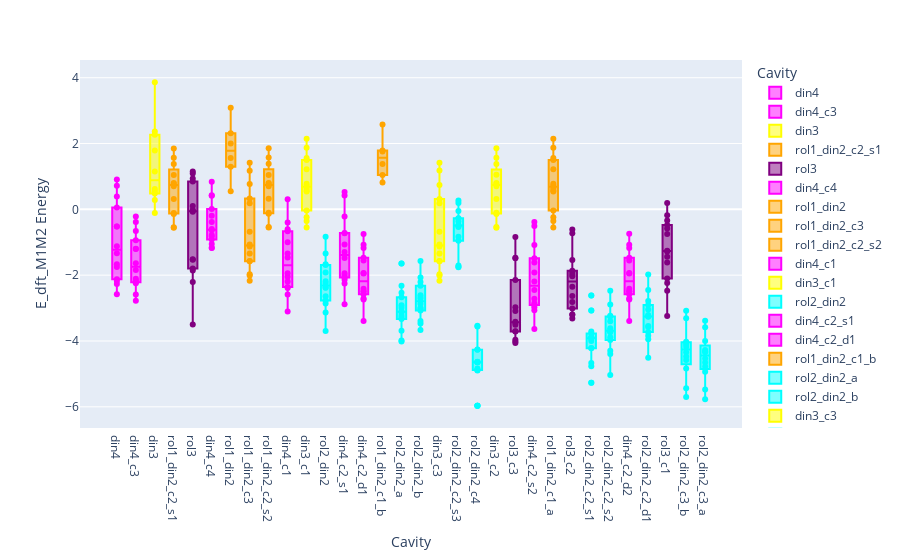

Notebook source saved alongside this figure:
### Markdown cell above
## Boxplot for adsorption energy by cavity type for SACs on N-doped carbon

### Code cell
fig = plot_categorical_energy_boxplot(
    rfr_mlogocv_df,
    x_col='Cavity',
    color_map=cavity_colors_sacs,
    y_col='y',
    hover_col='System',
    save_dir="../../../data/figures/sacs_eda",
    x_title='Cavity',
    y_title='E_dft_M1M2 Energy',
    file_name='cavity_energy_boxplot'
)
fig.show()

### Figure 1 — Plotly figure (JSON) as saved in the notebook; plotly's stock layout.template omitted (floating-point values rounded to 4 significant figures; data arrays with more than 128 entries replaced by an {"elided": "..."} marker saying what was removed)
{"data": [{"alignmentgroup": "True", "hovertemplate": "Cavity=%{x}<br>y=%{y}<extra></extra>", "legendgroup": "din4", "marker": {"color": "magenta"}, "name": "din4", "notched": false, "offsetgroup": "din4", "orientation": "v", "showlegend": true, "type": "box", "x": ["din4", "din4", "din4", "din4", "din4", "din4", "din4", "din4", "din4", "din4", "din4", "din4", "din4", "din4"], "x0": " ", "xaxis": "x", "y": [0.717, 0.3917, -0.5209, -2.268, -1.331, -2.176, -0.5189, -2.581, 0.9044, -1.669, -1.753, -1.118, 0.05547, -2.122], "y0": " ", "yaxis": "y"}, {"alignmentgroup": "True", "hovertemplate": "Cavity=%{x}<br>y=%{y}<extra></extra>", "legendgroup": "din4_c3", "marker": {"color": "magenta"}, "name": "din4_c3", "notched": false, "offsetgroup": "din4_c3", "orientation": "v", "showlegend": true, "type": "box", "x": ["din4_c3", "din4_c3", "din4_c3", "din4_c3", "din4_c3", "din4_c3", "din4_c3", "din4_c3", "din4_c3", "din4_c3", "din4_c3", "din4_c3", "din4_c3", "din4_c3"], "x0": " ", "xaxis": "x", "y": [-1.205, -2.153, -0.2159, -2.108, -2.586, -2.213, -0.3869, -2.777, -0.6616, -1.637, -2.245, -0.9382, -1.199, -1.845], "y0": " ", "yaxis": "y"}, {"alignmentgroup": "True", "hovertemplate": "Cavity=%{x}<br>y=%{y}<extra></extra>", "legendgroup": "din3", "marker": {"color": "yellow"}, "name": "din3", "notched": false, "offsetgroup": "din3", "orientation": "v", "showlegend": true, "type": "box", "x": ["din3", "din3", "din3", "din3", "din3", "din3", "din3", "din3", "din3", "din3"], "x0": " ", "xaxis": "x", "y": [1.147, 2.369, 0.2811, 0.4804, 0.5507, 0.6148, 3.865, 1.792, 2.264, -0.1128], "y0": " ", "yaxis": "y"}, {"alignmentgroup": "True", "hovertemplate": "Cavity=%{x}<br>y=%{y}<extra></extra>", "legendgroup": "rol1_din2_c2_s1", "marker": {"color": "orange"}, "name": "rol1_din2_c2_s1", "notched": false, "offsetgroup": "rol1_din2_c2_s1", "orientation": "v", "showlegend": true, "type": "box", "x": ["rol1_din2_c2_s1", "rol1_din2_c2_s1", "rol1_din2_c2_s1", "rol1_din2_c2_s1", "rol1_din2_c2_s1", "rol1_din2_c2_s1", "rol1_din2_c2_s1", "rol1_din2_c2_s1", "rol1_din2_c2_s1", "rol1_din2_c2_s1", "rol1_din2_c2_s1", "rol1_din2_c2_s1"], "x0": " ", "xaxis": "x", "y": [1.567, 1.853, 0.7781, -0.5436, -0.5583, 0.7981, -0.1442, 1.376, 0.7005, 1.044, -0.1092, 0.3155], "y0": " ", "yaxis": "y"}, {"alignmentgroup": "True", "hovertemplate": "Cavity=%{x}<br>y=%{y}<extra></extra>", "legendgroup": "rol3", "marker": {"color": "purple"}, "name": "rol3", "notched": false, "offsetgroup": "rol3", "orientation": "v", "showlegend": true, "type": "box", "x": ["rol3", "rol3", "rol3", "rol3", "rol3", "rol3", "rol3", "rol3", "rol3", "rol3", "rol3", "rol3", "rol3", "rol3"], "x0": " ", "xaxis": "x", "y": [-0.01899, 1.149, -1.515, -1.857, -1.533, -2.206, 0.9351, -1.8, 1.087, 0.1015, 0.8445, -0.04118, -0.06953, -3.499], "y0": " ", "yaxis": "y"}, {"alignmentgroup": "True", "hovertemplate": "Cavity=%{x}<br>y=%{y}<extra></extra>", "legendgroup": "din4_c4", "marker": {"color": "magenta"}, "name": "din4_c4", "notched": false, "offsetgroup": "din4_c4", "orientation": "v", "showlegend": true, "type": "box", "x": ["din4_c4", "din4_c4", "din4_c4", "din4_c4", "din4_c4", "din4_c4", "din4_c4", "din4_c4", "din4_c4", "din4_c4", "din4_c4", "din4_c4", "din4_c4", "din4_c4"], "x0": " ", "xaxis": "x", "y": [0.417, -0.7813, 0.4301, -0.3876, -1.054, -0.8233, 0.8391, -1.174, -0.1956, 0.0135, -0.9145, -0.6342, -0.5985, -1.168], "y0": " ", "yaxis": "y"}, {"alignmentgroup": "True", "hovertemplate": "Cavity=%{x}<br>y=%{y}<extra></extra>", "legendgroup": "rol1_din2", "marker": {"color": "orange"}, "name": "rol1_din2", "notched": false, "offsetgroup": "rol1_din2", "orientation": "v", "showlegend": true, "type": "box", "x": ["rol1_din2", "rol1_din2", "rol1_din2", "rol1_din2", "rol1_din2", "rol1_din2"], "x0": " ", "xaxis": "x", "y": [1.56, 2.31, 0.5521, 1.295, 2.002, 3.088], "y0": " ", "yaxis": "y"}, {"alignmentgroup": "True", "hovertemplate": "Cavity=%{x}<br>y=%{y}<extra></extra>", "legendgroup": "rol1_din2_c3", "marker": {"color": "orange"}, "name": "rol1_din2_c3", "notched": false, "offsetgroup": "rol1_din2_c3", "orientation": "v", "showlegend": true, "type": "box", "x": ["rol1_din2_c3", "rol1_din2_c3", "rol1_din2_c3", "rol1_din2_c3", "rol1_din2_c3", "rol1_din2_c3", "rol1_din2_c3", "rol1_din2_c3", "rol1_din2_c3", "rol1_din2_c3", "rol1_din2_c3", "rol1_din2_c3", "rol1_din2_c3", "rol1_din2_c3"], "x0": " ", "xaxis": "x", "y": [1.176, 1.415, 0.7681, -2.168, 0.3266, -2.013, -1.338, -1.57, -0.6806, -1.069, -1.129, -1.971, -1.576, 0.1832], "y0": " ", "yaxis": "y"}, {"alignmentgroup": "True", "hovertemplate": "Cavity=%{x}<br>y=%{y}<extra></extra>", "legendgroup": "rol1_din2_c2_s2", "marker": {"color": "orange"}, "name": "rol1_din2_c2_s2", "notched": false, "offsetgroup": "rol1_din2_c2_s2", "orientation": "v", "showlegend": true, "type": "box", "x": ["rol1_din2_c2_s2", "rol1_din2_c2_s2", "rol1_din2_c2_s2", "rol1_din2_c2_s2", "rol1_din2_c2_s2", "rol1_din2_c2_s2", "rol1_din2_c2_s2", "rol1_din2_c2_s2", "rol1_din2_c2_s2", "rol1_din2_c2_s2", "rol1_din2_c2_s2", "rol1_din2_c2_s2"], "x0": " ", "xaxis": "x", "y": [1.572, 1.859, 0.7821, -0.5376, -0.5533, 0.8031, -0.1372, 1.383, 0.7035, 1.048, -0.1052, 0.3215], "y0": " ", "yaxis": "y"}, {"alignmentgroup": "True", "hovertemplate": "Cavity=%{x}<br>y=%{y}<extra></extra>", "legendgroup": "din4_c1", "marker": {"color": "magenta"}, "name": "din4_c1", "notched": false, "offsetgroup": "din4_c1", "orientation": "v", "showlegend": true, "type": "box", "x": ["din4_c1", "din4_c1", "din4_c1", "din4_c1", "din4_c1", "din4_c1", "din4_c1", "din4_c1", "din4_c1", "din4_c1", "din4_c1", "din4_c1", "din4_c1", "din4_c1"], "x0": " ", "xaxis": "x", "y": [-0.664, -1.342, -0.6029, -2.589, -1.938, -2.393, -1.002, -3.106, 0.3104, -2.192, -2.356, -1.461, -0.4015, -2.048], "y0": " ", "yaxis": "y"}, {"alignmentgroup": "True", "hovertemplate": "Cavity=%{x}<br>y=%{y}<extra></extra>", "legendgroup": "din3_c1", "marker": {"color": "yellow"}, "name": "din3_c1", "notched": false, "offsetgroup": "din3_c1", "orientation": "v", "showlegend": true, "type": "box", "x": ["din3_c1", "din3_c1", "din3_c1", "din3_c1", "din3_c1", "din3_c1", "din3_c1", "din3_c1", "din3_c1", "din3_c1", "din3_c1", "din3_c1", "din3_c1", "din3_c1"], "x0": " ", "xaxis": "x", "y": [1.218, 1.501, 0.7281, -0.3526, 0.5416, -0.2413, 1.875, -0.03621, 2.145, 0.6425, 1.561, 0.5708, 0.7755, -0.5538], "y0": " ", "yaxis": "y"}, {"alignmentgroup": "True", "hovertemplate": "Cavity=%{x}<br>y=%{y}<extra></extra>", "legendgroup": "rol2_din2", "marker": {"color": "cyan"}, "name": "rol2_din2", "notched": false, "offsetgroup": "rol2_din2", "orientation": "v", "showlegend": true, "type": "box", "x": ["rol2_din2", "rol2_din2", "rol2_din2", "rol2_din2", "rol2_din2", "rol2_din2", "rol2_din2", "rol2_din2", "rol2_din2", "rol2_din2", "rol2_din2", "rol2_din2", "rol2_din2", "rol2_din2"], "x0": " ", "xaxis": "x", "y": [-1.665, -1.344, -3.135, -2.189, -2.243, -2.637, -1.921, -2.378, -0.8296, -2.768, -2.862, -2.386, -1.69, -3.699], "y0": " ", "yaxis": "y"}, {"alignmentgroup": "True", "hovertemplate": "Cavity=%{x}<br>y=%{y}<extra></extra>", "legendgroup": "din4_c2_s1", "marker": {"color": "magenta"}, "name": "din4_c2_s1", "notched": false, "offsetgroup": "din4_c2_s1", "orientation": "v", "showlegend": true, "type": "box", "x": ["din4_c2_s1", "din4_c2_s1", "din4_c2_s1", "din4_c2_s1", "din4_c2_s1", "din4_c2_s1", "din4_c2_s1", "din4_c2_s1", "din4_c2_s1", "din4_c2_s1", "din4_c2_s1", "din4_c2_s1", "din4_c2_s1", "din4_c2_s1"], "x0": " ", "xaxis": "x", "y": [-0.719, -1.479, 0.5251, -2.138, -2.07, -2.007, -0.7229, -2.887, 0.4194, -1.938, -2.253, -1.07, -0.2205, -1.297], "y0": " ", "yaxis": "y"}, {"alignmentgroup": "True", "hovertemplate": "Cavity=%{x}<br>y=%{y}<extra></extra>", "legendgroup": "din4_c2_d1", "marker": {"color": "magenta"}, "name": "din4_c2_d1", "notched": false, "offsetgroup": "din4_c2_d1", "orientation": "v", "showlegend": true, "type": "box", "x": ["din4_c2_d1", "din4_c2_d1", "din4_c2_d1", "din4_c2_d1", "din4_c2_d1", "din4_c2_d1", "din4_c2_d1", "din4_c2_d1", "din4_c2_d1", "din4_c2_d1", "din4_c2_d1", "din4_c2_d1", "din4_c2_d1", "din4_c2_d1"], "x0": " ", "xaxis": "x", "y": [-1.172, -1.948, -1.078, -2.74, -2.492, -2.581, -1.557, -3.392, -0.7456, -2.416, -2.708, -1.934, -1.475, -2.495], "y0": " ", "yaxis": "y"}, {"alignmentgroup": "True", "hovertemplate": "Cavity=%{x}<br>y=%{y}<extra></extra>", "legendgroup": "rol1_din2_c1_b", "marker": {"color": "orange"}, "name": "rol1_din2_c1_b", "notched": false, "offsetgroup": "rol1_din2_c1_b", "orientation": "v", "showlegend": true, "type": "box", "x": ["rol1_din2_c1_b", "rol1_din2_c1_b", "rol1_din2_c1_b", "rol1_din2_c1_b", "rol1_din2_c1_b", "rol1_din2_c1_b"], "x0": " ", "xaxis": "x", "y": [1.786, 1.758, 0.8171, 1.044, 1.375, 2.575], "y0": " ", "yaxis": "y"}, {"alignmentgroup": "True", "hovertemplate": "Cavity=%{x}<br>y=%{y}<extra></extra>", "legendgroup": "rol2_din2_a", "marker": {"color": "cyan"}, "name": "rol2_din2_a", "notched": false, "offsetgroup": "rol2_din2_a", "orientation": "v", "showlegend": true, "type": "box", "x": ["rol2_din2_a", "rol2_din2_a", "rol2_din2_a", "rol2_din2_a", "rol2_din2_a", "rol2_din2_a", "rol2_din2_a", "rol2_din2_a", "rol2_din2_a", "rol2_din2_a", "rol2_din2_a", "rol2_din2_a", "rol2_din2_a", "rol2_din2_a"], "x0": " ", "xaxis": "x", "y": [-2.537, -3.133, -3.29, -2.99, -2.674, -3.333, -2.911, -3.229, -1.647, -3.687, -3.983, -3.096, -2.323, -4.013], "y0": " ", "yaxis": "y"}, {"alignmentgroup": "True", "hovertemplate": "Cavity=%{x}<br>y=%{y}<extra></extra>", "legendgroup": "rol2_din2_b", "marker": {"color": "cyan"}, "name": "rol2_din2_b", "notched": false, "offsetgroup": "rol2_din2_b", "orientation": "v", "showlegend": true, "type": "box", "x": ["rol2_din2_b", "rol2_din2_b", "rol2_din2_b", "rol2_din2_b", "rol2_din2_b", "rol2_din2_b", "rol2_din2_b", "rol2_din2_b", "rol2_din2_b", "rol2_din2_b", "rol2_din2_b", "rol2_din2_b", "rol2_din2_b", "rol2_din2_b"], "x0": " ", "xaxis": "x", "y": [-2.071, -2.612, -2.678, -2.727, -2.322, -3.011, -2.866, -3.001, -1.571, -3.394, -3.668, -3.075, -2.206, -3.472], "y0": " ", "yaxis": "y"}, {"alignmentgroup": "True", "hovertemplate": "Cavity=%{x}<br>y=%{y}<extra></extra>", "legendgroup": "din3_c3", "marker": {"color": "yellow"}, "name": "din3_c3", "notched": false, "offsetgroup": "din3_c3", "orientation": "v", "showlegend": true, "type": "box", "x": ["din3_c3", "din3_c3", "din3_c3", "din3_c3", "din3_c3", "din3_c3", "din3_c3", "din3_c3", "din3_c3", "din3_c3", "din3_c3", "din3_c3", "din3_c3", "din3_c3"], "x0": " ", "xaxis": "x", "y": [1.177, 1.415, 0.7381, -2.167, 0.3156, -2.012, -1.338, -1.568, -0.6796, -1.066, -1.127, -1.97, -1.575, 0.1882], "y0": " ", "yaxis": "y"}, {"alignmentgroup": "True", "hovertemplate": "Cavity=%{x}<br>y=%{y}<extra></extra>", "legendgroup": "rol2_din2_c2_s3", "marker": {"color": "cyan"}, "name": "rol2_din2_c2_s3", "notched": false, "offsetgroup": "rol2_din2_c2_s3", "orientation": "v", "showlegend": true, "type": "box", "x": ["rol2_din2_c2_s3", "rol2_din2_c2_s3", "rol2_din2_c2_s3", "rol2_din2_c2_s3", "rol2_din2_c2_s3", "rol2_din2_c2_s3", "rol2_din2_c2_s3", "rol2_din2_c2_s3", "rol2_din2_c2_s3", "rol2_din2_c2_s3", "rol2_din2_c2_s3", "rol2_din2_c2_s3", "rol2_din2_c2_s3", "rol2_din2_c2_s3"], "x0": " ", "xaxis": "x", "y": [-0.05199, 0.2697, -0.2729, -1.758, -0.2814, -1.745, -0.5079, -0.5362, 0.1944, -0.8345, -0.4745, -0.9522, -0.3585, -1.708], "y0": " ", "yaxis": "y"}, {"alignmentgroup": "True", "hovertemplate": "Cavity=%{x}<br>y=%{y}<extra></extra>", "legendgroup": "rol2_din2_c4", "marker": {"color": "cyan"}, "name": "rol2_din2_c4", "notched": false, "offsetgroup": "rol2_din2_c4", "orientation": "v", "showlegend": true, "type": "box", "x": ["rol2_din2_c4", "rol2_din2_c4", "rol2_din2_c4", "rol2_din2_c4", "rol2_din2_c4", "rol2_din2_c4", "rol2_din2_c4", "rol2_din2_c4", "rol2_din2_c4", "rol2_din2_c4", "rol2_din2_c4", "rol2_din2_c4", "rol2_din2_c4", "rol2_din2_c4"], "x0": " ", "xaxis": "x", "y": [-4.644, -5.971, -4.838, -4.266, -4.627, -4.897, -4.638, -4.644, -3.563, -4.87, -5.965, -4.255, -3.538, -4.881], "y0": " ", "yaxis": "y"}, {"alignmentgroup": "True", "hovertemplate": "Cavity=%{x}<br>y=%{y}<extra></extra>", "legendgroup": "din3_c2", "marker": {"color": "yellow"}, "name": "din3_c2", "notched": false, "offsetgroup": "din3_c2", "orientation": "v", "showlegend": true, "type": "box", "x": ["din3_c2", "din3_c2", "din3_c2", "din3_c2", "din3_c2", "din3_c2", "din3_c2", "din3_c2", "din3_c2", "din3_c2", "din3_c2", "din3_c2"], "x0": " ", "xaxis": "x", "y": [1.57, 1.857, 0.7811, -0.5386, -0.5563, 0.8011, -0.1402, 1.38, 0.7035, 1.049, -0.1052, 0.3175], "y0": " ", "yaxis": "y"}, {"alignmentgroup": "True", "hovertemplate": "Cavity=%{x}<br>y=%{y}<extra></extra>", "legendgroup": "rol3_c3", "marker": {"color": "purple"}, "name": "rol3_c3", "notched": false, "offsetgroup": "rol3_c3", "orientation": "v", "showlegend": true, "type": "box", "x": ["rol3_c3", "rol3_c3", "rol3_c3", "rol3_c3", "rol3_c3", "rol3_c3", "rol3_c3", "rol3_c3", "rol3_c3", "rol3_c3", "rol3_c3", "rol3_c3", "rol3_c3", "rol3_c3"], "x0": " ", "xaxis": "x", "y": [-0.837, -1.474, -1.486, -4.02, -2.149, -4.061, -3.703, -3.414, -3.506, -2.978, -3.446, -3.961, -3.714, -3.091], "y0": " ", "yaxis": "y"}, {"alignmentgroup": "True", "hovertemplate": "Cavity=%{x}<br>y=%{y}<extra></extra>", "legendgroup": "din4_c2_s2", "marker": {"color": "magenta"}, "name": "din4_c2_s2", "notched": false, "offsetgroup": "din4_c2_s2", "orientation": "v", "showlegend": true, "type": "box", "x": ["din4_c2_s2", "din4_c2_s2", "din4_c2_s2", "din4_c2_s2", "din4_c2_s2", "din4_c2_s2", "din4_c2_s2", "din4_c2_s2", "din4_c2_s2", "din4_c2_s2", "din4_c2_s2", "din4_c2_s2", "din4_c2_s2", "din4_c2_s2"], "x0": " ", "xaxis": "x", "y": [-1.612, -2.447, -0.3869, -2.979, -2.903, -2.853, -1.487, -3.632, -0.5096, -2.714, -3.062, -1.922, -1.085, -2.195], "y0": " ", "yaxis": "y"}, {"alignmentgroup": "True", "hovertemplate": "Cavity=%{x}<br>y=%{y}<extra></extra>", "legendgroup": "rol1_din2_c1_a", "marker": {"color": "orange"}, "name": "rol1_din2_c1_a", "notched": false, "offsetgroup": "rol1_din2_c1_a", "orientation": "v", "showlegend": true, "type": "box", "x": ["rol1_din2_c1_a", "rol1_din2_c1_a", "rol1_din2_c1_a", "rol1_din2_c1_a", "rol1_din2_c1_a", "rol1_din2_c1_a", "rol1_din2_c1_a", "rol1_din2_c1_a", "rol1_din2_c1_a", "rol1_din2_c1_a", "rol1_din2_c1_a", "rol1_din2_c1_a", "rol1_din2_c1_a", "rol1_din2_c1_a"], "x0": " ", "xaxis": "x", "y": [1.22, 1.502, 0.7281, -0.3506, 0.5436, -0.2393, 1.875, -0.03521, 2.146, 0.6445, 1.561, 0.5748, 0.7775, -0.5538], "y0": " ", "yaxis": "y"}, {"alignmentgroup": "True", "hovertemplate": "Cavity=%{x}<br>y=%{y}<extra></extra>", "legendgroup": "rol3_c2", "marker": {"color": "purple"}, "name": "rol3_c2", "notched": false, "offsetgroup": "rol3_c2", "orientation": "v", "showlegend": true, "type": "box", "x": ["rol3_c2", "rol3_c2", "rol3_c2", "rol3_c2", "rol3_c2", "rol3_c2", "rol3_c2", "rol3_c2", "rol3_c2", "rol3_c2", "rol3_c2", "rol3_c2", "rol3_c2", "rol3_c2"], "x0": " ", "xaxis": "x", "y": [-0.613, -0.7263, -1.541, -3.201, -2.033, -3.314, -2.354, -3.011, -1.989, -1.863, -1.921, -2.818, -2.632, -3.194], "y0": " ", "yaxis": "y"}, {"alignmentgroup": "True", "hovertemplate": "Cavity=%{x}<br>y=%{y}<extra></extra>", "legendgroup": "rol2_din2_c2_s1", "marker": {"color": "cyan"}, "name": "rol2_din2_c2_s1", "notched": false, "offsetgroup": "rol2_din2_c2_s1", "orientation": "v", "showlegend": true, "type": "box", "x": ["rol2_din2_c2_s1", "rol2_din2_c2_s1", "rol2_din2_c2_s1", "rol2_din2_c2_s1", "rol2_din2_c2_s1", "rol2_din2_c2_s1", "rol2_din2_c2_s1", "rol2_din2_c2_s1", "rol2_din2_c2_s1", "rol2_din2_c2_s1", "rol2_din2_c2_s1", "rol2_din2_c2_s1", "rol2_din2_c2_s1", "rol2_din2_c2_s1"], "x0": " ", "xaxis": "x", "y": [-3.891, -4.765, -3.771, -3.89, -3.715, -4.213, -3.897, -4.217, -2.622, -4.666, -5.267, -3.937, -3.074, -3.999], "y0": " ", "yaxis": "y"}, {"alignmentgroup": "True", "hovertemplate": "Cavity=%{x}<br>y=%{y}<extra></extra>", "legendgroup": "rol2_din2_c2_s2", "marker": {"color": "cyan"}, "name": "rol2_din2_c2_s2", "notched": false, "offsetgroup": "rol2_din2_c2_s2", "orientation": "v", "showlegend": true, "type": "box", "x": ["rol2_din2_c2_s2", "rol2_din2_c2_s2", "rol2_din2_c2_s2", "rol2_din2_c2_s2", "rol2_din2_c2_s2", "rol2_din2_c2_s2", "rol2_din2_c2_s2", "rol2_din2_c2_s2", "rol2_din2_c2_s2", "rol2_din2_c2_s2", "rol2_din2_c2_s2", "rol2_din2_c2_s2", "rol2_din2_c2_s2", "rol2_din2_c2_s2"], "x0": " ", "xaxis": "x", "y": [-3.403, -4.295, -3.236, -3.611, -3.259, -3.889, -3.732, -3.969, -2.471, -4.394, -5.033, -3.711, -2.891, -3.666], "y0": " ", "yaxis": "y"}, {"alignmentgroup": "True", "hovertemplate": "Cavity=%{x}<br>y=%{y}<extra></extra>", "legendgroup": "din4_c2_d2", "marker": {"color": "magenta"}, "name": "din4_c2_d2", "notched": false, "offsetgroup": "din4_c2_d2", "orientation": "v", "showlegend": true, "type": "box", "x": ["din4_c2_d2", "din4_c2_d2", "din4_c2_d2", "din4_c2_d2", "din4_c2_d2", "din4_c2_d2", "din4_c2_d2", "din4_c2_d2", "din4_c2_d2", "din4_c2_d2", "din4_c2_d2", "din4_c2_d2", "din4_c2_d2", "din4_c2_d2"], "x0": " ", "xaxis": "x", "y": [-1.172, -1.948, -1.079, -2.74, -2.492, -2.581, -1.557, -3.392, -0.7446, -2.416, -2.708, -1.934, -1.475, -2.493], "y0": " ", "yaxis": "y"}, {"alignmentgroup": "True", "hovertemplate": "Cavity=%{x}<br>y=%{y}<extra></extra>", "legendgroup": "rol2_din2_c2_d1", "marker": {"color": "cyan"}, "name": "rol2_din2_c2_d1", "notched": false, "offsetgroup": "rol2_din2_c2_d1", "orientation": "v", "showlegend": true, "type": "box", "x": ["rol2_din2_c2_d1", "rol2_din2_c2_d1", "rol2_din2_c2_d1", "rol2_din2_c2_d1", "rol2_din2_c2_d1", "rol2_din2_c2_d1", "rol2_din2_c2_d1", "rol2_din2_c2_d1", "rol2_din2_c2_d1", "rol2_din2_c2_d1", "rol2_din2_c2_d1", "rol2_din2_c2_d1", "rol2_din2_c2_d1", "rol2_din2_c2_d1"], "x0": " ", "xaxis": "x", "y": [-2.91, -3.726, -3.042, -3.261, -2.785, -3.541, -3.209, -3.575, -1.982, -3.95, -4.511, -3.252, -2.451, -3.842], "y0": " ", "yaxis": "y"}, {"alignmentgroup": "True", "hovertemplate": "Cavity=%{x}<br>y=%{y}<extra></extra>", "legendgroup": "rol3_c1", "marker": {"color": "purple"}, "name": "rol3_c1", "notched": false, "offsetgroup": "rol3_c1", "orientation": "v", "showlegend": true, "type": "box", "x": ["rol3_c1", "rol3_c1", "rol3_c1", "rol3_c1", "rol3_c1", "rol3_c1", "rol3_c1", "rol3_c1", "rol3_c1", "rol3_c1", "rol3_c1", "rol3_c1", "rol3_c1", "rol3_c1"], "x0": " ", "xaxis": "x", "y": [-0.183, 0.1897, -1.442, -2.239, -1.618, -2.472, -0.5839, -2.099, -0.3416, -0.7505, -0.4765, -1.281, -1.257, -3.239], "y0": " ", "yaxis": "y"}, {"alignmentgroup": "True", "hovertemplate": "Cavity=%{x}<br>y=%{y}<extra></extra>", "legendgroup": "rol2_din2_c3_b", "marker": {"color": "cyan"}, "name": "rol2_din2_c3_b", "notched": false, "offsetgroup": "rol2_din2_c3_b", "orientation": "v", "showlegend": true, "type": "box", "x": ["rol2_din2_c3_b", "rol2_din2_c3_b", "rol2_din2_c3_b", "rol2_din2_c3_b", "rol2_din2_c3_b", "rol2_din2_c3_b", "rol2_din2_c3_b", "rol2_din2_c3_b", "rol2_din2_c3_b", "rol2_din2_c3_b", "rol2_din2_c3_b", "rol2_din2_c3_b"], "x0": " ", "xaxis": "x", "y": [-5.439, -4.024, -4.115, -4.577, -4.18, -4.469, -3.081, -4.837, -5.702, -4.05, -3.308, -4.343], "y0": " ", "yaxis": "y"}, {"alignmentgroup": "True", "hovertemplate": "Cavity=%{x}<br>y=%{y}<extra></extra>", "legendgroup": "rol2_din2_c3_a", "marker": {"color": "cyan"}, "name": "rol2_din2_c3_a", "notched": false, "offsetgroup": "rol2_din2_c3_a", "orientation": "v", "showlegend": true, "type": "box", "x": ["rol2_din2_c3_a", "rol2_din2_c3_a", "rol2_din2_c3_a", "rol2_din2_c3_a", "rol2_din2_c3_a", "rol2_din2_c3_a", "rol2_din2_c3_a", "rol2_din2_c3_a", "rol2_din2_c3_a", "rol2_din2_c3_a", "rol2_din2_c3_a", "rol2_din2_c3_a"], "x0": " ", "xaxis": "x", "y": [-5.476, -4.001, -4.278, -4.773, -4.536, -4.654, -3.382, -4.933, -5.769, -4.317, -3.58, -4.345], "y0": " ", "yaxis": "y"}, {"hovertext": {"elided": "418 str values"}, "marker": {"color": {"elided": "418 str values"}}, "mode": "markers", "showlegend": false, "type": "scatter", "x": {"elided": "418 str values"}, "y": {"elided": "418 float values"}}], "layout": {"boxmode": "overlay", "legend": {"title": {"text": "Cavity"}, "tracegroupgap": 0}, "margin": {"t": 60}, "xaxis": {"anchor": "y", "categoryarray": ["din4", "din4_c3", "din3", "rol1_din2_c2_s1", "rol3", "din4_c4", "rol1_din2", "rol1_din2_c3", "rol1_din2_c2_s2", "din4_c1", "din3_c1", "rol2_din2", "din4_c2_s1", "din4_c2_d1", "rol1_din2_c1_b", "rol2_din2_a", "rol2_din2_b", "din3_c3", "rol2_din2_c2_s3", "rol2_din2_c4", "din3_c2", "rol3_c3", "din4_c2_s2", "rol1_din2_c1_a", "rol3_c2", "rol2_din2_c2_s1", "rol2_din2_c2_s2", "din4_c2_d2", "rol2_din2_c2_d1", "rol3_c1", "rol2_din2_c3_b", "rol2_din2_c3_a"], "categoryorder": "array", "domain": [0, 1], "title": {"text": "Cavity"}}, "yaxis": {"anchor": "x", "domain": [0, 1], "title": {"text": "E_dft_M1M2 Energy"}}}}
